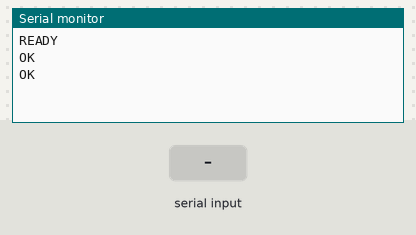
Bench run of a sketch on a simulated Arduino Uno, built with avr-gcc and run on an emulated ATmega328P. Parts: the last lines printed to the serial monitor. The inputs (shaded band) are chosen by the test bench. The modem accepts every AT command (registered, SIM ready, sends succeed) and sends nothing else.

Above: at 5.2 s.
5.3 s: "PHONE:\n" received over Serial
At 5.7 s:
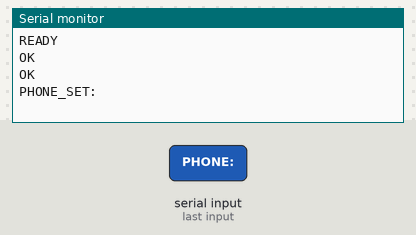
6.8 s: "PHONE:\n" received over the second serial link
At 7.8 s:
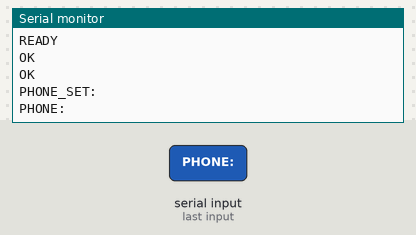
8.3 s: "###END###\n" received over Serial
At 9.3 s:
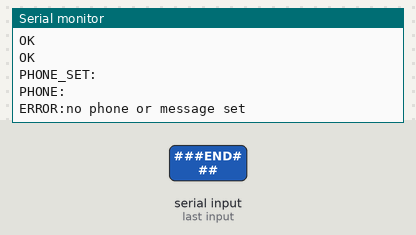
9.8 s: "###END###\n" received over the second serial link
At 11.0 s:
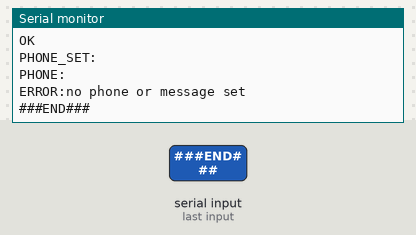
11.3 s: "1\n" received over the second serial link
At 12.4 s:
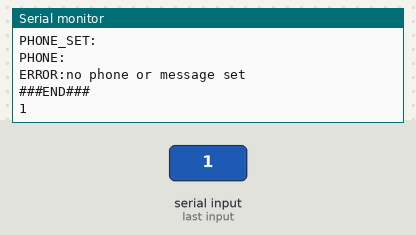

The sketch:

sim900_report_sender.ino
```cpp
/*
 * sim900_report_sender.ino
 *
 * Bridges USB serial (from a PC script) to a SIM900 GPRS/GSM module,
 * sending whatever text it receives as an SMS.
 *
 * Wiring:
 *   SIM900 TX  -> Arduino pin 7 (SoftwareSerial RX)
 *   SIM900 RX  -> Arduino pin 8 (SoftwareSerial TX)
 *   SIM900 GND -> Arduino GND
 *   SIM900 powered from its own supply (NOT the Uno 5V pin -
 *   the module can draw 2A+ current spikes while transmitting).
 *
 *   NOTE: many SIM900 boards run 3.3V logic. If yours does,
 *   put a voltage divider or logic-level shifter on the line
 *   going INTO the Arduino (SIM900 TX -> Arduino pin 7).
 *
 * USB protocol (one line at a time, 9600 baud):
 *   PHONE:+441234567890
 *   <message line 1>
 *   <message line 2>
 *   ...
 *   ###END###
 *
 * On receiving ###END### the buffered message is sent as a
 * single SMS via AT commands to the last PHONE: number given.
 */

#include <SoftwareSerial.h>

SoftwareSerial gsm(7, 8); // RX, TX

String phoneNumber = "";
String messageBuffer = "";
bool haveMessage = false;

void setup()
{
    Serial.begin(9600);
    gsm.begin(9600);

    delay(3000); // let the SIM900 finish booting

    Serial.println("READY");

    gsm.println("AT");
    delay(500);
    flushGsmToSerial();

    gsm.println("AT+CMGF=1"); // text mode SMS
    delay(500);
    flushGsmToSerial();
}

void loop()
{
    if (Serial.available())
    {
        String line = Serial.readStringUntil('\n');
        line.trim();

        if (line.startsWith("PHONE:"))
        {
            phoneNumber = line.substring(6);
            phoneNumber.trim();
            messageBuffer = "";
            haveMessage = false;
            Serial.print("PHONE_SET:");
            Serial.println(phoneNumber);
        }
        else if (line == "###END###")
        {
            if (phoneNumber.length() > 0 && messageBuffer.length() > 0)
            {
                sendSMS(phoneNumber, messageBuffer);
            }
            else
            {
                Serial.println("ERROR:no phone or message set");
            }

            messageBuffer = "";
            haveMessage = false;
        }
        else
        {
            if (haveMessage)
            {
                messageBuffer += "\n";
            }
            messageBuffer += line;
            haveMessage = true;
        }
    }

    // Echo anything the SIM900 says back over USB, useful for debugging
    flushGsmToSerial();
}

void flushGsmToSerial()
{
    while (gsm.available())
    {
        Serial.write(gsm.read());
    }
}

void sendSMS(String number, String message)
{
    Serial.println("SENDING_SMS");

    gsm.print("AT+CMGS=\"");
    gsm.print(number);
    gsm.println("\"");
    delay(500);
    flushGsmToSerial();

    gsm.print(message);
    delay(200);

    gsm.write(26); // Ctrl+Z sends the message
    delay(5000);   // give the module time to transmit

    flushGsmToSerial();

    Serial.println("SMS_DONE");
}
```

Measured:
- after the input at 5.3 s, the serial monitor: prints a new line at once (image 1)
- after the input at 6.8 s, the serial monitor: prints a new line at once (image 2)
- after the input at 8.3 s, the serial monitor: prints a new line at once (image 3)
- after the input at 9.8 s, the serial monitor: prints a new line at once (image 4)
- after the input at 11.3 s, the serial monitor: prints a new line at once (image 5)
